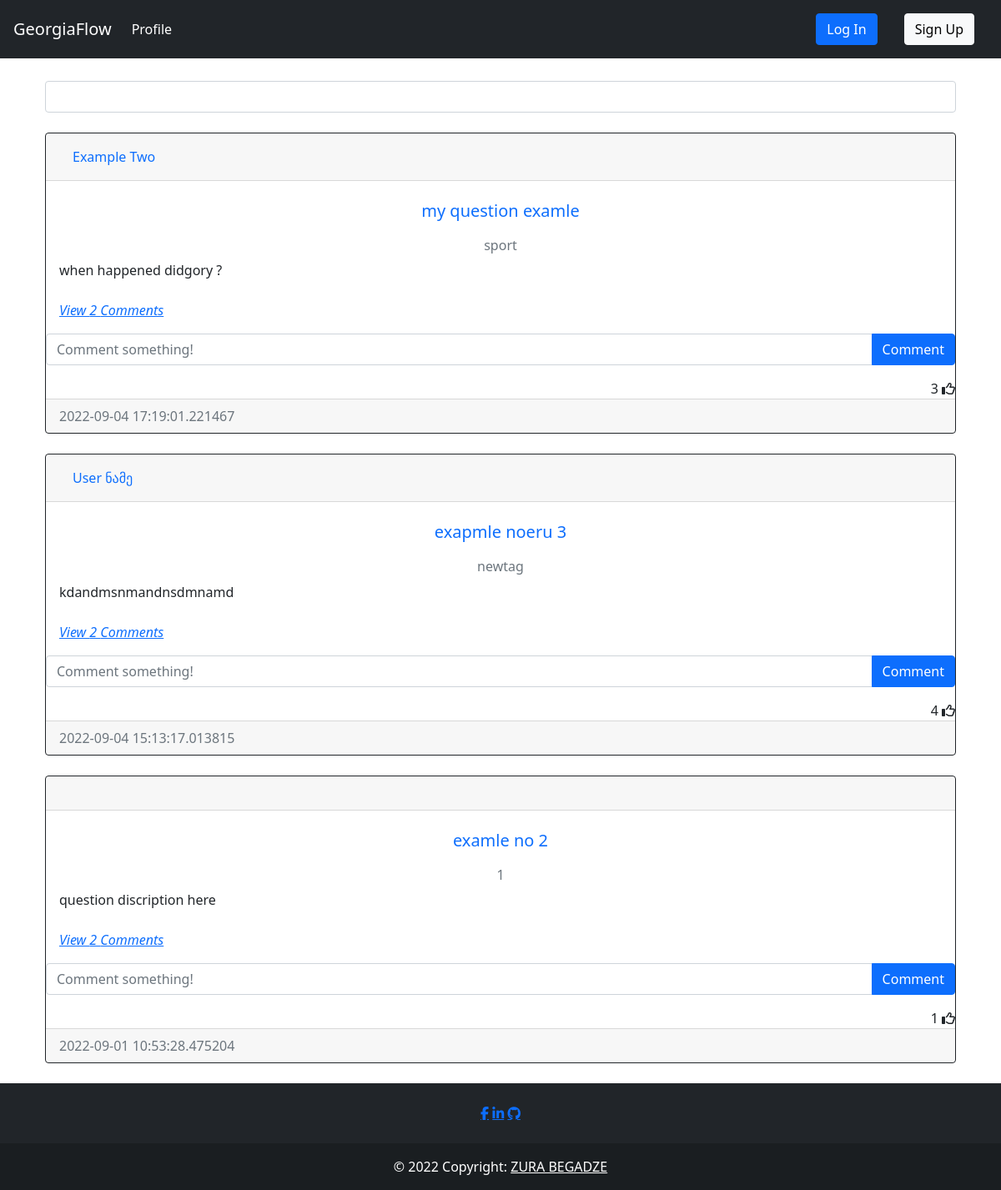
/index, run on the app's committed database.
### question/models.py (models this page shows, shortened)
class Post(db.Model):
    __tablename__='post'
    id = db.Column(db.Integer, primary_key=True)
    heading = db.Column(db.String(50), nullable = False, index=True)
    text = db.Column(db.Text, nullable=False)
    date_created = db.Column(db.DateTime, default = datetime.utcnow())
    tags = db.Column(db.String, db.ForeignKey('tag.name', ondelete="CASCADE"), nullable=False)
    author = db.Column(db.Integer, db.ForeignKey('user.id', ondelete="CASCADE"), nullable=False)
    comments = db.relationship('Comment', backref='post', passive_deletes=True)
    likes = db.relationship('Like', backref='post', passive_deletes=True)

### auth/models.py (models this page shows, shortened)
class User(db.Model, UserMixin):
    __tablename__ = 'user'
    id = db.Column(db.Integer, primary_key=True)
    fullname = db.Column(db.String(200), nullable = False, index=True)
    email = db.Column(db.String(100), nullable = False, unique = True, index=True)
    linkedin = db.Column(db.String(50), unique=True, nullable = False)
    github = db.Column(db.String(45), unique=True, nullable = False)
    date_created = db.Column(db.DateTime, default = datetime.utcnow())
    password_hash = db.Column(db.String(128))
    posts = db.relationship('Post', backref='user', passive_deletes=True)
    tags = db.relationship('Tag', backref='user', passive_deletes=True)
    comments = db.relationship('Comment', backref='user', passive_deletes=True)
    likes = db.relationship('Like', backref='user', passive_deletes=True)

### api/views.py (the view)
@api.route('/')
@api.route("/index")
def index():
    posts = Post.query.order_by(desc(Post.date_created)).all()
    return render_template('index.html', posts=posts)

### templates/index.html (shortened to what this page needs)
{% extends 'base.html' %}
{% block content %}
    <div class="form-outline mb-4" style="margin-top:2.5%">
        <input type="search" class="form-control" id="datatable-search-input">
    </div>
    <div id="posts">
    {% for post in posts %}
    <div class="card border-dark">
        <div class="card-header d-flex justify-content-between align-items-center">
            <a class="nav-item nav-link active" href="{{ url_for('auth.get_user', user_id=post.user.id) }}">{{post.user.fullname}}</a>
            <br />
        </div>
        <div class="card-body">
            <a class="card-title nav-item nav-link text-center" href="{{ url_for('post.post_detail', post_id=post.id) }}"><h5 >{{post.heading}}</h5></a>
            <h6 class="card-subtitle mb-2 text-muted text-center">{{post.tags}}</h6>
            <div class="card-text ">{{post.text}}</div>
            <br />
            <p class="card-text">
                {% if post.comments|length > 0 %}
                <a data-bs-toggle="collapse" href="#comments-{{post.id}}" role="button">
                <cite title="Source" >View {{post.comments|length}} Comments</cite>
                </a>
                {% else %}
                <small class="text-muted">No Comments</small>
                {% endif %}
            </p>
        </div>
        <form class="input-group mb-3" method="POST" action="/create-comment/{{post.id}}" >
            <input type="text" id="text"  name="text" class="form-control" placeholder="Comment something!" />
            <button type="submit" class="btn btn-primary">Comment</button>
        </form>
        <div class="text-right">
            <span id="likes-count-{{post.id}}">{{ post.likes|length }}</span>
            {% if current_user.id in post.likes|map(attribute="author")|list %}
            <i class="fas fa-thumbs-up" id="like-button-{{post.id}}" onclick="like('{{post.id}}')"></i>
            {% else %}
            <i class="far fa-thumbs-up" id="like-button-{{post.id}}" onclick="like('{{post.id}}')"></i>
            {% endif %}
        </div>
        <div class="card-footer text-muted">{{post.date_created}}</div>
    </div>
    <br/ > {% endfor %}
    </div>
{% endblock %}

### templates/base.html (shortened to what this page needs)
<!DOCTYPE html>
<html lang="en">
    <head>
        <link href="https://cdn.jsdelivr.net/npm/bootstrap@5.2.0/dist/css/bootstrap.min.css" rel="stylesheet">
        <link rel="stylesheet" href="https://cdn.jsdelivr.net/npm/bootstrap@4.6.2/dist/css/bootstrap.min.css">
        <link rel="stylesheet" href="https://cdn.jsdelivr.net/npm/bootstrap@4.1.3/dist/css/bootstrap.min.css">
        <link href="https://cdn.jsdelivr.net/npm/bootstrap@5.0.2/dist/css/bootstrap.min.css" rel="stylesheet"/>
    </head>
    <body>
        <nav class="navbar navbar-expand-lg   navbar-dark bg-dark">
            <a class="navbar-brand" href="{{ url_for('api.index') }}">GeorgiaFlow</a>
            <div class="collapse navbar-collapse" id="navbarTogglerDemo03">
                <ul class="navbar-nav mr-auto mt-2 mt-lg-0">
                    <li class="nav-item active">
                    <a class="nav-link" href="{{ url_for('auth.get_user', user_id=current_user.id) }}">Profile <span class="sr-only">(current)</span></a>
                    </li>
                </ul>
                {%if current_user.is_authenticated %}
                    <div class="btn-group" style="margin-right:5%">
                        <button type="button" class="btn btn-sm btn-secondary dropdown-toggle" data-bs-toggle="dropdown">{{current_user.fullname}}</button>
                        <ul class="dropdown-menu">
                            <li>
                                <a class="dropdown-item" href="{{ url_for('auth.get_user', user_id=current_user.id) }}">{{current_user.fullname}}</a>
                            </li>
                            <li>
                                <a class="dropdown-item" href="{{ url_for('auth.update', user_id=current_user.id) }}">Update Profile</a>
                            </li>
                            <li>
                                <a class="dropdown-item" href="{{ url_for('auth.update_password', user_id=current_user.id) }}">Update Password</a>
                            </li>
                            <div class="dropdown-divider"></div>
                            <a class="dropdown-item" href="{{ url_for('auth.logout') }}">Log Out</a>
                            </div>
                        </ul>
                    </div>
                {%else%}
                    <a class="nav-link" href="{{ url_for('auth.login') }}"><button type="button" class="btn btn-primary">Log In</button></a>
                    <a class="nav-link" href="{{ url_for('auth.signup') }}"><button type="button" class="btn btn-light">Sign Up</button></a>
                {%endif%}
            </div>
        </nav>
        <div class="container">{% block content %}{% endblock %}</div>
        <footer class="bg-dark text-center text-white">
            <div class="container p-4 pb-0">
                <section class="mb-4">
                    <a href="https://www.facebook.com/zura.begadze.35/" class="fa fa-facebook"></a>
                    <a href="https://www.linkedin.com/in/zura-begadze/" class="fa fa-linkedin"></a>
                    <a href="https://github.com/papitokarlo" class="fa fa-github"></a>
            </section>
            </div>
            <div class="text-center p-3" style="background-color: rgba(0, 0, 0, 0.2);">
                © 2022 Copyright:
                <a class="text-white" href="">ZURA BEGADZE</a>
            </div>
        </footer>
    </body>
</html>

### data on the page
Post: user.fullname "Example Two", heading "my question examle", tags "sport", text "when happened didgory ?", comments|length "2", likes|length "3", date_created "2022-09-04 17:19:01.221467"
Post: user.fullname "User ნამე", heading "exapmle noeru 3", tags "newtag", text "kdandmsnmandnsdmnamd", comments|length "2", likes|length "4", date_created "2022-09-04 15:13:17.013815"
Post: heading "examle no 2", tags "1", text "question discription here", comments|length "2", likes|length "1", date_created "2022-09-01 10:53:28.475204"
